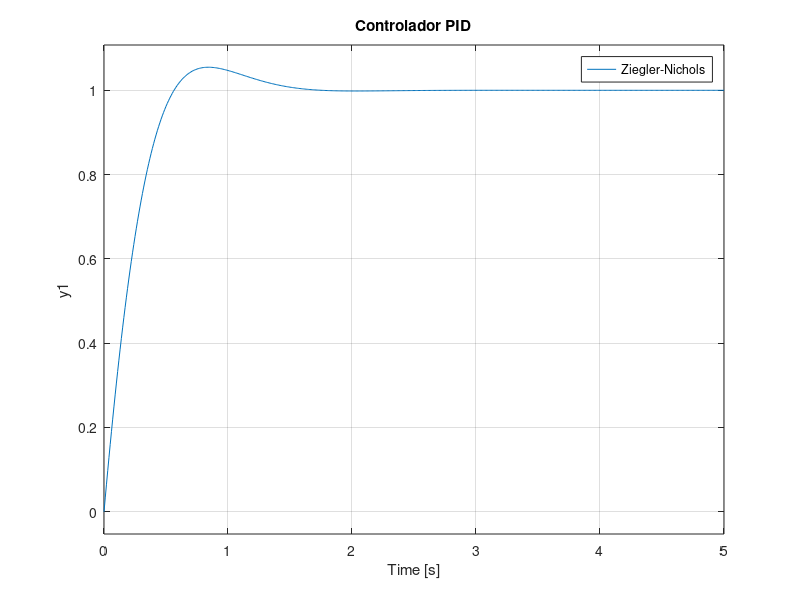

Write the MATLAB code that produced this figure.
G = tf(1, [1 10 20]);
t = 0:0.01:5;

[y, t] = step(G, t);
pendientes_y = diff(y)./diff(t);    % Obtenemos un vector con todas las pendientes de la respuesta
[~, index_max] = max(pendientes_y);   % Obtenemos el índice del valor de maxima pendiente
R_y = y(index_max);
R_t = t(index_max);

% Creamos la recta tangente R:
P1 = [t(index_max-1), y(index_max-1)];
P2 = [t(index_max+1), y(index_max+1)];

R = (P2(2)-P1(2))/(P2(1)-P1(1));    % Pendiente maxima
b = P1(2)-R*P1(1);

x_tan = linspace(P1(1),P2(1));
y_tan = R*x_tan + b;

% Obtenemos L:
[~, index_L] = min(y);
L_y = y_tan(index_L);
L = x_tan(index_L);


% Controlador P:
% Ziegler-Nichols
Kp = 1/(R*L);
Ki = 0;
Kd = 0;
P = pid(Kp, Ki, Kd);
T_P = feedback(G*P, 1);
subplot(3, 1, 1);
hold on
step(T_P, t);

% pidTuner()
Kp = 41.7002;
Ki = 0;
Kd = 0;
step(feedback(G*pid(Kp,Ki,Kd),1), t);
title('Controlador P');
legend('Ziegler-Nichols','pidTuner');
hold off

% Controlador PI:
% Ziegler-Nichols
Kp = 0.9/(R*L);
Ti = 3*L;
Ki = Kp/Ti;
Kd = 0;
PI = pid(Kp, Ki, Kd);
T_PI = feedback(G*PI, 1);
subplot(3, 1, 2);
hold on
step(T_PI, t);

% pidTuner()
Kp = 34.6971;
Ki = 96.2542;
Kd = 0;
step(feedback(G*pid(Kp,Ki,Kd),1), t);
title('Controlador PI');
legend('Ziegler-Nichols','pidTuner');
hold off

% Controlador PID:
% Ziegler-Nichols
Kp = 1.2/(R*L);
Ti = 2*L;
Ki = Kp/Ti;
Td = 0.5*L;
Kd = Kp*Td;
PID = pid(Kp, Ki, Kd);
T_PID = feedback(G*PID, 1);
subplot(3, 1, 3);
hold on
step(T_PID, t);

% pidTuner()
Kp = 39.2721;
Ki = 115.9397;
Kd = 3.3256;
step(feedback(G*pid(Kp,Ki,Kd),1), t);
title('Controlador PID');
legend('Ziegler-Nichols','pidTuner');
hold off